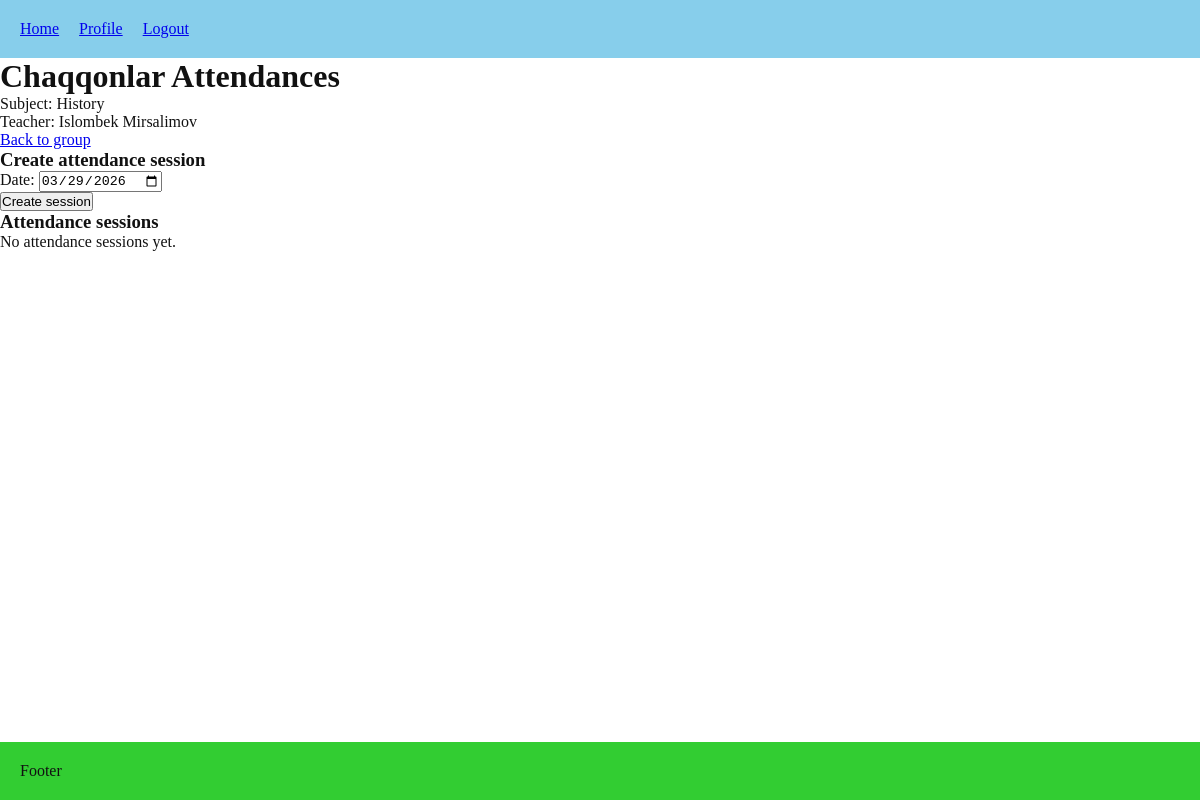
The app's page /attendances/groups/2/ (signed in), older data.
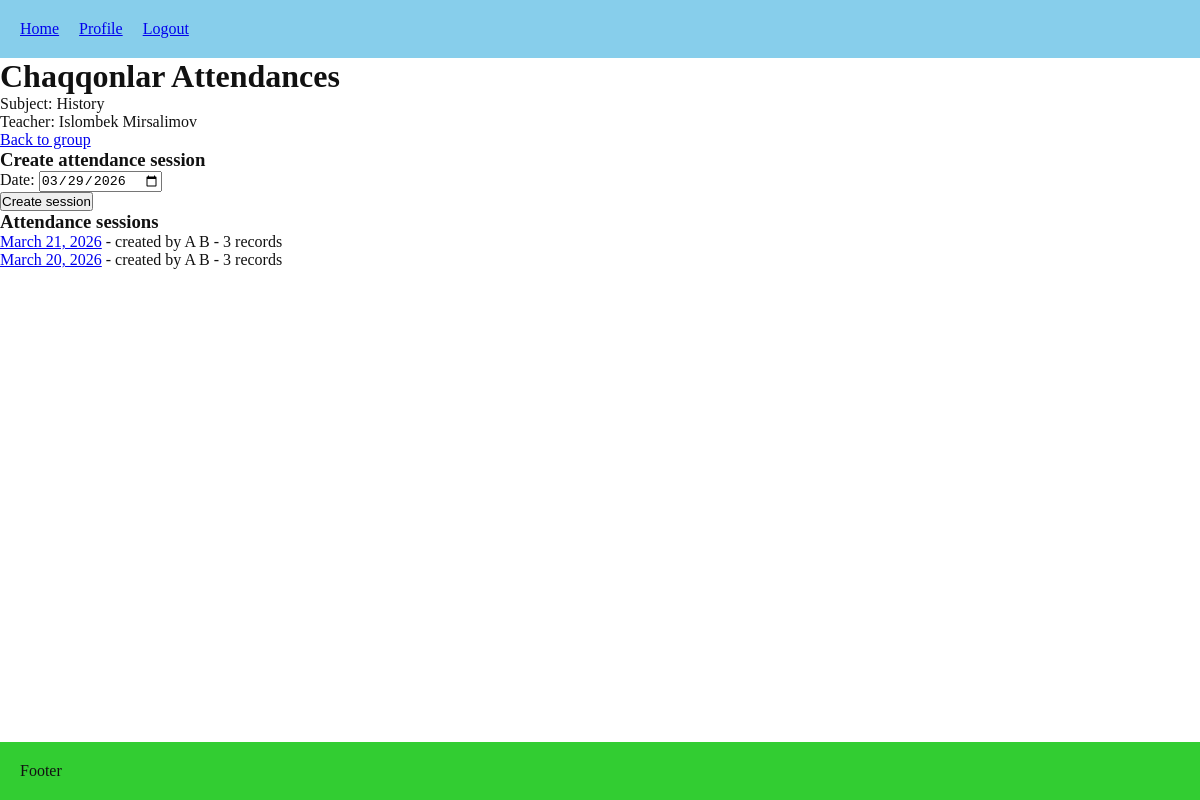
The same page, newer data.
### attendances/models.py (models this page shows, shortened)
class AttendanceSession(models.Model):
    group = models.ForeignKey(
        Group,
        on_delete=models.RESTRICT,
        related_name="attendance_sessions",
    )
    date = models.DateField(default=date.today)
    created_by = models.ForeignKey(
        User,
        on_delete=models.RESTRICT,
        related_name="created_attendance_sessions",
    )
    created_at = models.DateTimeField(auto_now_add=True)
    class Meta:
        constraints = [
            models.UniqueConstraint(
                fields=["group", "date"],
                name="unique_attendance_session_per_group_date",
            )
        ]
        ordering = ["-date", "-created_at"]

### users/models.py (models this page shows, shortened)
class User(AbstractUser):
    username = models.CharField(
        max_length=150,
        unique=True,
        blank=True,
        editable=False
    )
    class Role(models.TextChoices):
        ADMIN = 'ADMIN', 'Admin'
        TEACHER = 'TEACHER', 'Teacher'
        STUDENT = 'STUDENT', 'Student'
    ROLE_PREFIXES = {
        Role.ADMIN: 'adm',
        Role.TEACHER: 'tch',
        Role.STUDENT: 'std',
    }
    role = models.CharField(max_length=20, choices=Role.choices, default=Role.STUDENT)
    phone_number = models.CharField(max_length=15, blank=True)
    must_reset_password = models.BooleanField(default=True)
    class Meta:
        constraints = [
            models.UniqueConstraint(fields=["first_name", "last_name", "role"], name="unique_full_name_per_role")
        ]

### attendances/views.py (the view)
# urls.py: path("groups/<int:group_id>/", views.attendance_group_detail, name="group_detail"),
@login_required
def attendance_group_detail(request, group_id):
    group = get_object_or_404(
        Group.objects.select_related("subject", "teacher"),
        pk=group_id,
    )
    if request.user.role == User.Role.STUDENT:
        if not group.enrollments.filter(student=request.user).exists():
            return HttpResponseForbidden("You do not have permission to view this attendance page.")
    elif request.user.role == User.Role.TEACHER and group.teacher_id != request.user.id:
        return HttpResponseForbidden("Teachers can only view attendance for their own groups.")
    sessions = group.attendance_sessions.select_related("created_by").prefetch_related("attendances").order_by("-date", "-created_at")
    if can_manage_attendance(request.user, group):
        if request.method == "POST":
            form = AttendanceSessionForm(request.POST)
            if form.is_valid():
                session = form.save(commit=False)
                session.group = group
                session.created_by = request.user
                session.save()
                enrollments = Enrollment.objects.filter(group=group).select_related("student")
                for enrollment in enrollments:
                    session.attendances.get_or_create(
                        enrollment=enrollment,
                        defaults={
                            "student": enrollment.student,
                        },
                    )
                return redirect("attendances:session_detail", pk=session.pk)
        else:
            form = AttendanceSessionForm()
    else:
        form = None
    return render(request, "attendances/group_detail.html", {
        "group": group,
        "sessions": sessions,
        "form": form,
        "can_manage": can_manage_attendance(request.user, group),
    })

### attendances/forms.py
class AttendanceSessionForm(forms.ModelForm):
    class Meta:
        model = AttendanceSession
        fields = ["date"]
        widgets = {
            "date": forms.DateInput(attrs={
                "type": "date",
                "class": "form-control",
            }),
        }

### attendances/views.py (called while the page is built)
def can_manage_attendance(user, group):
    return user.role == User.Role.ADMIN or group.teacher == user

### lessons/models.py (called while the page is built)
    def __str__(self):
        return self.name

### attendances/templates/attendances/group_detail.html (shortened to what this page needs)
{% extends 'core/base.html' %}
{% block content %}
<h1>{{ group.name }} Attendances</h1>
<p>Subject: {{ group.subject }}</p>
<p>Teacher: {{ group.teacher.get_full_name }}</p>
<p><a href="{% url 'lessons:group_detail' group.pk %}">Back to group</a></p>
{% if form %}
    <h3>Create attendance session</h3>
    <form method="post">
        {{ form.as_p }}
        <button type="submit">Create session</button>
    </form>
{% endif %}
<h3>Attendance sessions</h3>
<ul>
    {% for session in sessions %}
        <li>
            <a href="{% url 'attendances:session_detail' session.pk %}">{{ session.date }}</a>
            - created by {{ session.created_by.get_full_name|default:session.created_by.username }}
            - {{ session.attendances.count }} records
        </li>
    {% empty %}
        <li>No attendance sessions yet.</li>
    {% endfor %}
</ul>
{% endblock %}

Row changes from the older to the newer data that the page shows:
added AttendanceSession: date "March 21, 2026", created_by.get_full_name "A B", attendances.count "3"
added AttendanceSession: date "March 20, 2026", created_by.get_full_name "A B", attendances.count "3"
Text that changed along with them:
text no longer shown: "No attendance sessions yet."
